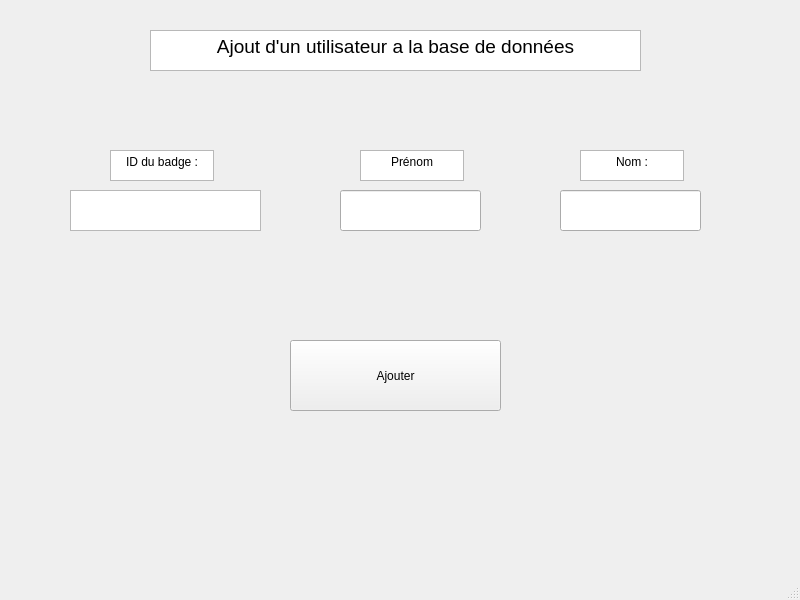
<?xml version="1.0" encoding="UTF-8"?>
<ui version="4.0">
 <class>MainWindow</class>
 <widget class="QMainWindow" name="MainWindow">
  <property name="geometry">
   <rect>
    <x>0</x>
    <y>0</y>
    <width>800</width>
    <height>600</height>
   </rect>
  </property>
  <property name="windowTitle">
   <string>MainWindow</string>
  </property>
  <widget class="QWidget" name="centralwidget">
   <widget class="QTextEdit" name="textEdit">
    <property name="geometry">
     <rect>
      <x>70</x>
      <y>190</y>
      <width>191</width>
      <height>41</height>
     </rect>
    </property>
    <property name="html">
     <string>&lt;!DOCTYPE HTML PUBLIC &quot;-//W3C//DTD HTML 4.0//EN&quot; &quot;http://www.w3.org/TR/REC-html40/strict.dtd&quot;&gt;
&lt;html&gt;&lt;head&gt;&lt;meta name=&quot;qrichtext&quot; content=&quot;1&quot; /&gt;&lt;meta charset=&quot;utf-8&quot; /&gt;&lt;style type=&quot;text/css&quot;&gt;
p, li { white-space: pre-wrap; }
hr { height: 1px; border-width: 0; }
li.unchecked::marker { content: &quot;\2610&quot;; }
li.checked::marker { content: &quot;\2612&quot;; }
&lt;/style&gt;&lt;/head&gt;&lt;body style=&quot; font-family:'Segoe UI'; font-size:9pt; font-weight:400; font-style:normal;&quot;&gt;
&lt;p style=&quot;-qt-paragraph-type:empty; margin-top:0px; margin-bottom:0px; margin-left:0px; margin-right:0px; -qt-block-indent:0; text-indent:0px;&quot;&gt;&lt;br /&gt;&lt;/p&gt;&lt;/body&gt;&lt;/html&gt;</string>
    </property>
   </widget>
   <widget class="QTextEdit" name="textEdit_2">
    <property name="geometry">
     <rect>
      <x>150</x>
      <y>30</y>
      <width>491</width>
      <height>41</height>
     </rect>
    </property>
    <property name="html">
     <string>&lt;!DOCTYPE HTML PUBLIC &quot;-//W3C//DTD HTML 4.0//EN&quot; &quot;http://www.w3.org/TR/REC-html40/strict.dtd&quot;&gt;
&lt;html&gt;&lt;head&gt;&lt;meta name=&quot;qrichtext&quot; content=&quot;1&quot; /&gt;&lt;meta charset=&quot;utf-8&quot; /&gt;&lt;style type=&quot;text/css&quot;&gt;
p, li { white-space: pre-wrap; }
hr { height: 1px; border-width: 0; }
li.unchecked::marker { content: &quot;\2610&quot;; }
li.checked::marker { content: &quot;\2612&quot;; }
&lt;/style&gt;&lt;/head&gt;&lt;body style=&quot; font-family:'Segoe UI'; font-size:9pt; font-weight:400; font-style:normal;&quot;&gt;
&lt;p align=&quot;center&quot; style=&quot; margin-top:0px; margin-bottom:0px; margin-left:0px; margin-right:0px; -qt-block-indent:0; text-indent:0px;&quot;&gt;&lt;span style=&quot; font-size:14pt;&quot;&gt;Ajout d'un utilisateur a la base de données&lt;/span&gt;&lt;/p&gt;&lt;/body&gt;&lt;/html&gt;</string>
    </property>
   </widget>
   <widget class="QTextEdit" name="textEdit_3">
    <property name="geometry">
     <rect>
      <x>110</x>
      <y>150</y>
      <width>104</width>
      <height>31</height>
     </rect>
    </property>
    <property name="html">
     <string>&lt;!DOCTYPE HTML PUBLIC &quot;-//W3C//DTD HTML 4.0//EN&quot; &quot;http://www.w3.org/TR/REC-html40/strict.dtd&quot;&gt;
&lt;html&gt;&lt;head&gt;&lt;meta name=&quot;qrichtext&quot; content=&quot;1&quot; /&gt;&lt;meta charset=&quot;utf-8&quot; /&gt;&lt;style type=&quot;text/css&quot;&gt;
p, li { white-space: pre-wrap; }
hr { height: 1px; border-width: 0; }
li.unchecked::marker { content: &quot;\2610&quot;; }
li.checked::marker { content: &quot;\2612&quot;; }
&lt;/style&gt;&lt;/head&gt;&lt;body style=&quot; font-family:'Segoe UI'; font-size:9pt; font-weight:400; font-style:normal;&quot;&gt;
&lt;p align=&quot;center&quot; style=&quot; margin-top:0px; margin-bottom:0px; margin-left:0px; margin-right:0px; -qt-block-indent:0; text-indent:0px;&quot;&gt;ID du badge :&lt;/p&gt;&lt;/body&gt;&lt;/html&gt;</string>
    </property>
   </widget>
   <widget class="QLineEdit" name="lineEdit">
    <property name="geometry">
     <rect>
      <x>340</x>
      <y>190</y>
      <width>141</width>
      <height>41</height>
     </rect>
    </property>
   </widget>
   <widget class="QTextEdit" name="textEdit_4">
    <property name="geometry">
     <rect>
      <x>360</x>
      <y>150</y>
      <width>104</width>
      <height>31</height>
     </rect>
    </property>
    <property name="html">
     <string>&lt;!DOCTYPE HTML PUBLIC &quot;-//W3C//DTD HTML 4.0//EN&quot; &quot;http://www.w3.org/TR/REC-html40/strict.dtd&quot;&gt;
&lt;html&gt;&lt;head&gt;&lt;meta name=&quot;qrichtext&quot; content=&quot;1&quot; /&gt;&lt;meta charset=&quot;utf-8&quot; /&gt;&lt;style type=&quot;text/css&quot;&gt;
p, li { white-space: pre-wrap; }
hr { height: 1px; border-width: 0; }
li.unchecked::marker { content: &quot;\2610&quot;; }
li.checked::marker { content: &quot;\2612&quot;; }
&lt;/style&gt;&lt;/head&gt;&lt;body style=&quot; font-family:'Segoe UI'; font-size:9pt; font-weight:400; font-style:normal;&quot;&gt;
&lt;p align=&quot;center&quot; style=&quot; margin-top:0px; margin-bottom:0px; margin-left:0px; margin-right:0px; -qt-block-indent:0; text-indent:0px;&quot;&gt;Prénom&lt;/p&gt;&lt;/body&gt;&lt;/html&gt;</string>
    </property>
   </widget>
   <widget class="QTextEdit" name="textEdit_5">
    <property name="geometry">
     <rect>
      <x>580</x>
      <y>150</y>
      <width>104</width>
      <height>31</height>
     </rect>
    </property>
    <property name="html">
     <string>&lt;!DOCTYPE HTML PUBLIC &quot;-//W3C//DTD HTML 4.0//EN&quot; &quot;http://www.w3.org/TR/REC-html40/strict.dtd&quot;&gt;
&lt;html&gt;&lt;head&gt;&lt;meta name=&quot;qrichtext&quot; content=&quot;1&quot; /&gt;&lt;meta charset=&quot;utf-8&quot; /&gt;&lt;style type=&quot;text/css&quot;&gt;
p, li { white-space: pre-wrap; }
hr { height: 1px; border-width: 0; }
li.unchecked::marker { content: &quot;\2610&quot;; }
li.checked::marker { content: &quot;\2612&quot;; }
&lt;/style&gt;&lt;/head&gt;&lt;body style=&quot; font-family:'Segoe UI'; font-size:9pt; font-weight:400; font-style:normal;&quot;&gt;
&lt;p align=&quot;center&quot; style=&quot; margin-top:0px; margin-bottom:0px; margin-left:0px; margin-right:0px; -qt-block-indent:0; text-indent:0px;&quot;&gt;Nom :&lt;/p&gt;&lt;/body&gt;&lt;/html&gt;</string>
    </property>
   </widget>
   <widget class="QLineEdit" name="lineEdit_2">
    <property name="geometry">
     <rect>
      <x>560</x>
      <y>190</y>
      <width>141</width>
      <height>41</height>
     </rect>
    </property>
   </widget>
   <widget class="QPushButton" name="pushButton">
    <property name="geometry">
     <rect>
      <x>290</x>
      <y>340</y>
      <width>211</width>
      <height>71</height>
     </rect>
    </property>
    <property name="text">
     <string>Ajouter</string>
    </property>
   </widget>
  </widget>
  <widget class="QMenuBar" name="menubar">
   <property name="geometry">
    <rect>
     <x>0</x>
     <y>0</y>
     <width>800</width>
     <height>26</height>
    </rect>
   </property>
  </widget>
  <widget class="QStatusBar" name="statusbar"/>
 </widget>
 <resources/>
 <connections/>
</ui>
